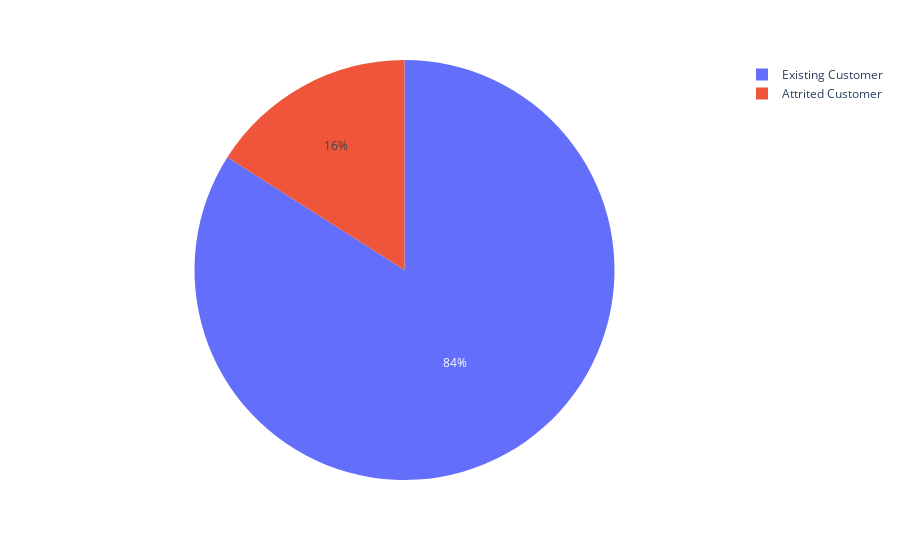

The code cell stored with this chart in its notebook:
### Code cell
import plotly.express as px
# This dataframe has 244 lines, but 4 distinct values for `day`
df = df
fig = px.pie(df, values='CLIENTNUM', names='Attrition_Flag')
fig.show()

### Figure 1 — Plotly figure (JSON) as saved in the notebook; plotly's stock layout.template omitted (floating-point values rounded to 4 significant figures; data arrays with more than 128 entries replaced by an {"elided": "..."} marker saying what was removed)
{"data": [{"domain": {"x": [0, 1], "y": [0, 1]}, "hovertemplate": "Attrition_Flag=%{label}<br>CLIENTNUM=%{value}<extra></extra>", "labels": {"elided": "10127 str values"}, "legendgroup": "", "name": "", "showlegend": true, "type": "pie", "values": {"elided": "10127 int values"}}], "layout": {"legend": {"tracegroupgap": 0}, "margin": {"t": 60}}}
